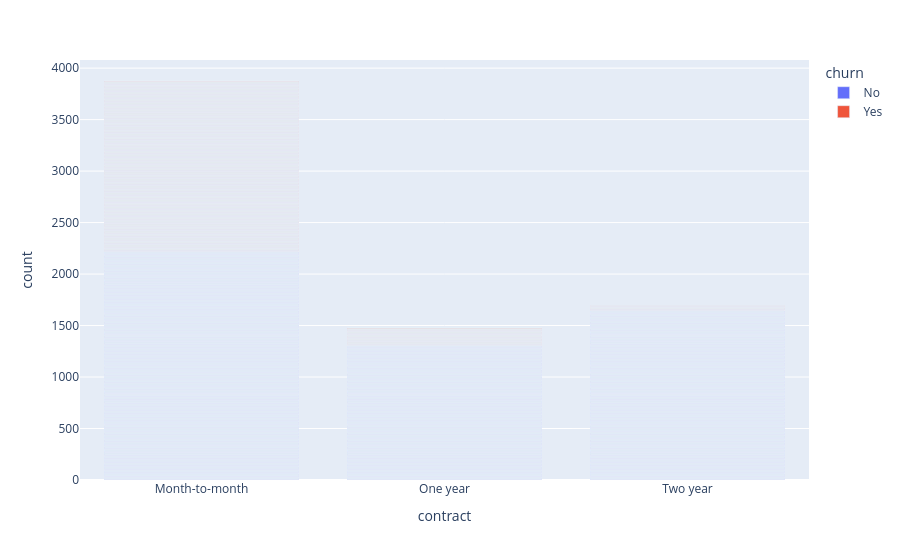

Notebook code cell kept with this figure:
### Code cell
fig = px.bar(df,
             x="contract",
             color="churn")

fig.write_html("../visualizations/html/bar.html")

fig.show()

### Figure 1 — Plotly figure (JSON) as saved in the notebook; plotly's stock layout.template omitted (floating-point values rounded to 4 significant figures; data arrays with more than 128 entries replaced by an {"elided": "..."} marker saying what was removed)
{"data": [{"hovertemplate": "churn=No<br>contract=%{x}<br>count=%{y}<extra></extra>", "legendgroup": "No", "marker": {"color": "#636efa", "pattern": {"shape": ""}}, "name": "No", "orientation": "v", "showlegend": true, "textposition": "auto", "type": "bar", "x": {"elided": "5174 str values"}, "xaxis": "x", "y": {"elided": "5174 int values"}, "yaxis": "y"}, {"hovertemplate": "churn=Yes<br>contract=%{x}<br>count=%{y}<extra></extra>", "legendgroup": "Yes", "marker": {"color": "#EF553B", "pattern": {"shape": ""}}, "name": "Yes", "orientation": "v", "showlegend": true, "textposition": "auto", "type": "bar", "x": {"elided": "1869 str values"}, "xaxis": "x", "y": {"elided": "1869 int values"}, "yaxis": "y"}], "layout": {"barmode": "relative", "legend": {"title": {"text": "churn"}, "tracegroupgap": 0}, "margin": {"t": 60}, "xaxis": {"anchor": "y", "domain": [0, 1], "title": {"text": "contract"}}, "yaxis": {"anchor": "x", "domain": [0, 1], "title": {"text": "count"}}}}
